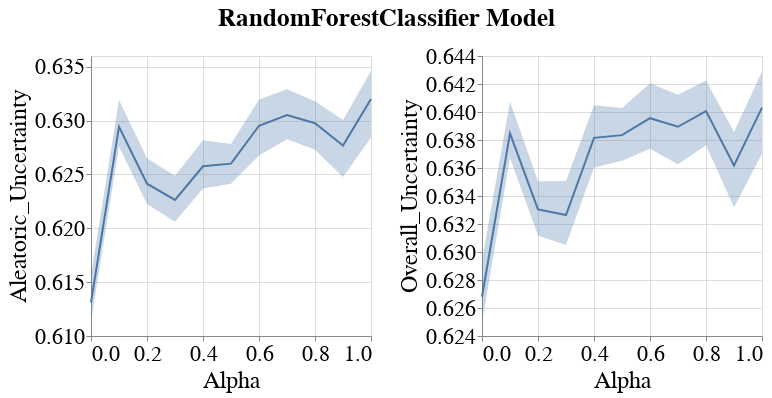

This figure's notebook cell:
### Code cell
visualizer.create_subgroup_metrics_line_band_plot(model_name=MODEL_NAMES[0],
                                                  subgroup_metrics=['Aleatoric_Uncertainty', 'Overall_Uncertainty'],
                                                  #ylim=[0.6, 0.7])
)
